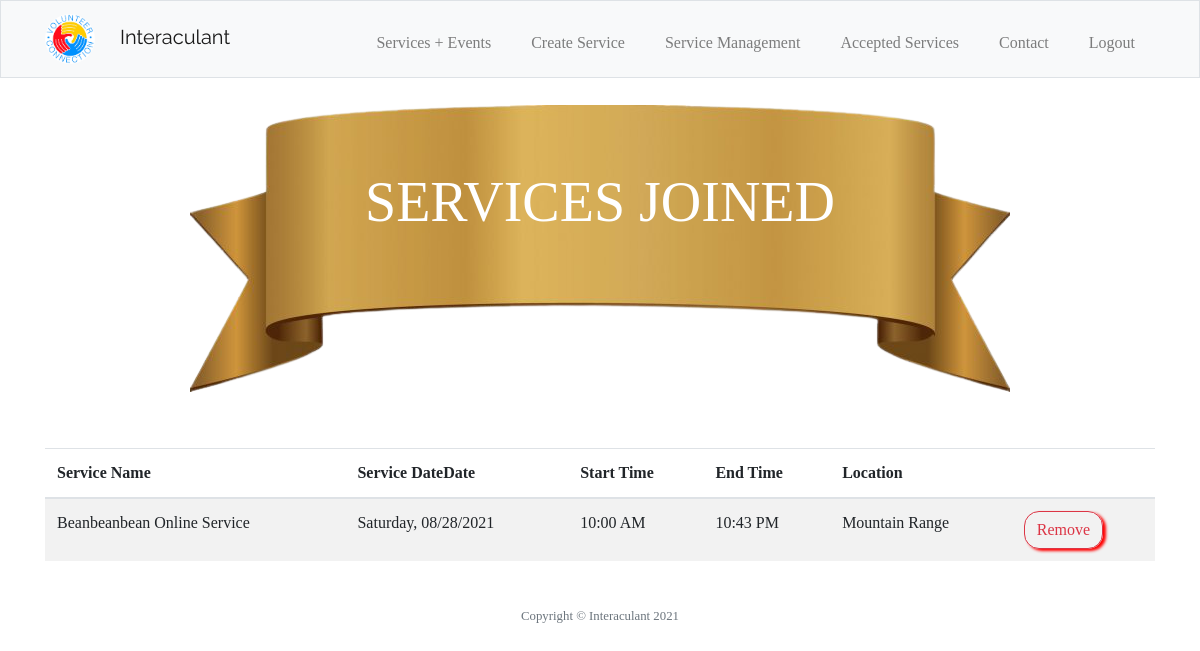
The page /service_joined (signed in) on the database its author committed.
### tables this page shows
CREATE TABLE volunteers (services_id INTEGER, user_id INTEGER, volunteer_username TEXT NOT NULL, volunteer_email TEXT NOT NULL, title TEXT NOT NULL, date TEXT NOT NULL, start_time TEXT NOT NULL, end_time TEXT NOT NULL, location TEXT NOT NULL, FOREIGN KEY(services_id) REFERENCES services(id), FOREIGN KEY(user_id) REFERENCES users(id));

### app.py (the view)
@app.route("/service_joined", methods=["GET", "POST"])
@login_required
def service_joined():
    if request.method == "POST":
        service_id = request.get_json()[0]['service_id']
        user_id = request.get_json()[0]['user_id']
        con = sqlite3.connect("volunteer.db")
        con.row_factory = dict_factory
        db = con.cursor()
        try:
            db.execute("DELETE FROM volunteers WHERE services_id = ? AND user_id = ?", (service_id, user_id))
            results = {'processed': 'true'}
            db.execute("UPDATE services SET available = available+1 WHERE id =?", (service_id))
            flash("Successfully Removed!", "success")
        except:
            flash("Something went wrong", "danger")
            results = {'processed': 'false'}
        con.commit()
        con.close()
        return jsonify(results)
    else:
        con = sqlite3.connect("volunteer.db")
        con.row_factory = dict_factory
        db = con.cursor()
        joined = db.execute("SELECT services_id, user_id, title, date, start_time, end_time, location from volunteers WHERE user_id =?", [session["user_id"]]).fetchall()
        con.commit()
        con.close()
        return render_template("services_joined.html", joined = joined)

### app.py (called while the page is built)
@app.after_request
def after_request(response):
    response.headers["Cache-Control"] = "no-cache, no-store, must-revalidate"
    response.headers["Expires"] = 0
    response.headers["Pragma"] = "no-cache"
    return response

### helper.py (called while the page is built)
def dict_factory(cursor, row):
    d = {}
    for idx,col in enumerate(cursor.description):
        d[col[0]] = row[idx]
    return d

def login_required(f):
    @wraps(f)
    def decorated_function(*args, **kwargs):
        if session.get("user_id") is None:
            return redirect("/login")
        return f(*args, **kwargs)
    return decorated_function

### templates/services_joined.html (shortened to what this page needs)
{% extends "layout.html" %}
{% block main %}
<header class="service-title">
    <div class="service-text display-4">
        <span>SERVICES JOINED</span>
    </div>
</header>
<section>
    <div class="container">
        <table class="table table-striped">
            <thead>
                <th scope="col">Service Name</th>
                <th scope="col">Service DateDate</th>
                <th scope="col">Start Time</th>
                <th scope="col">End Time</th>
                <th scope="col">Location</th>
                <th scope="col"></th>
            </thead>
            {% for join in joined %}
                <tbody>
                    <td scope="col">{{join.title}}</td>
                    <td scope="col">{{join.date}}</td>
                    <td scope="col">{{join.start_time}}</td>
                    <td scope="col">{{join.end_time}}</td>
                    <td scope="col">{{join.location}}</td>
                    <td scope="col"><button style="border-radius: 15px; box-shadow:3px 2px 3px red;" type="button" class="btn btn-outline-danger" onclick="remove('{{join.services_id}}', '{{join.user_id}}')">Remove</button></td>
                </tbody>
            {% endfor %}
        </table>
    </div>
</section>
{% endblock %}

### static/login_register.css (style rules this page uses)
* { box-sizing: border-box; margin: 0; padding: 0; font-family: tisa; }
::placeholder { font-size: 1rem; font-weight: bold; }

### static/services.css (style rules this page uses)
main .service-title { background-image: url("/static/image/Ribbon.png"); background-repeat: no-repeat; background-position: center; background-size: auto; height: 300px; margin-top: 20px; position: relative; margin-bottom: 50px; }
main .service-text { position: absolute; top:35%; left: 50%; transform: translate(-50%, -50%); color: white; }

### rows shown on the page
volunteers: title "Beanbeanbean Online Service", date "Saturday, 08/28/2021", start_time "10:00 AM", end_time "10:43 PM", location "Mountain Range"
